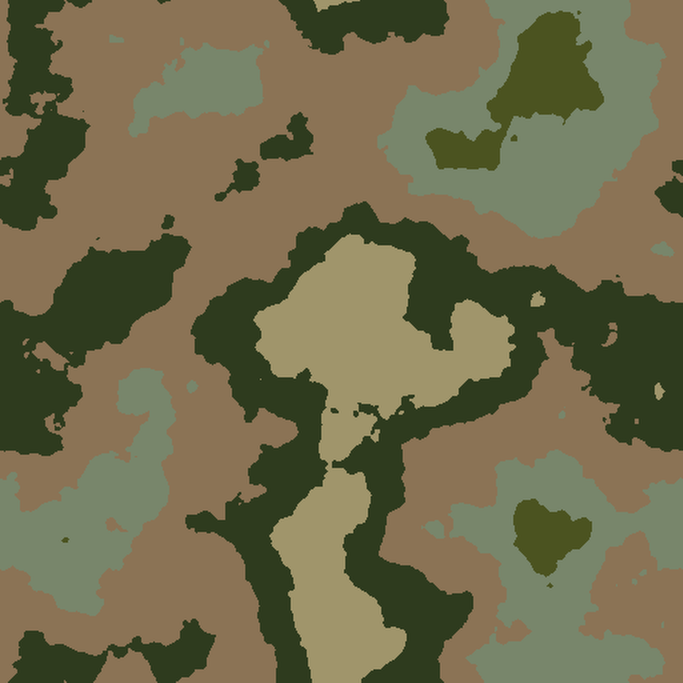
#> input picture example_patterns/pattern.png, 2048 x 2048 px (shown at 1/3 size); its folder holds only this picture in this run
$ python -i fitness.py   (imports and definitions only)   (older library calls are emulated)
#> lines starting #> are read from the running program, lines starting #| are printed output that depends on the picture
"""
Improved fitness functions for camouflage evaluation.

Enhancements:
- Color: global + local (patch-based)
- Texture: frequency-domain (radial FFT spectrum)
- Disruption:
    • edge misalignment (low correlation = good)
    • edge orientation divergence (distribution mismatch = good)
- Multi-scale evaluation
- Nonlinear aggregation (geometric mean)

All inputs: uint8 BGR NumPy arrays.
Outputs in [0, 1].
"""

from __future__ import annotations
import numpy as np
import cv2

EPS = 1e-8


# ─────────────────────────────────────────────────────────────
# Utilities
# ─────────────────────────────────────────────────────────────

# [4 lines left out: function _resize_match, not called in this run]


def _to_gray(img):
    return cv2.cvtColor(img, cv2.COLOR_BGR2GRAY)


def _safe_norm(x):
    s = np.sum(x)
    return x / (s + EPS)


# ─────────────────────────────────────────────────────────────
# Color (global + local)
# ─────────────────────────────────────────────────────────────

# [8 lines left out: function _lab_hist, not called in this run]


def _hist_intersection(h1, h2):
    return float(np.sum(np.minimum(h1, h2)))


# [77 lines left out: functions color_score, _fft_spectrum, _radial_profile, texture_score, not called in this run]


# ─────────────────────────────────────────────────────────────
# Disruption (edge + orientation)
# ─────────────────────────────────────────────────────────────

def _edge_map(gray):
    return cv2.Canny(gray, 50, 150).astype(np.float32) / 255.0


def _edge_orientation_hist(gray, bins=16):
    gx = cv2.Sobel(gray, cv2.CV_32F, 1, 0, ksize=3)
    gy = cv2.Sobel(gray, cv2.CV_32F, 0, 1, ksize=3)

    mag = np.sqrt(gx**2 + gy**2)
    ang = np.arctan2(gy, gx)  # [-pi, pi]

    # map to [0, pi] (orientation, not direction)
    ang = np.abs(ang)

    # weight by gradient magnitude
    hist, _ = np.histogram(
        ang,
        bins=bins,
        range=(0, np.pi),
        weights=mag
    )

    return _safe_norm(hist)


# [105 lines left out: functions disruption_score, _multi_scale, composite_fitness, not called in this run]

>>> import cv2
>>> picture = cv2.imread('../example_patterns/pattern.png', cv2.IMREAD_GRAYSCALE)
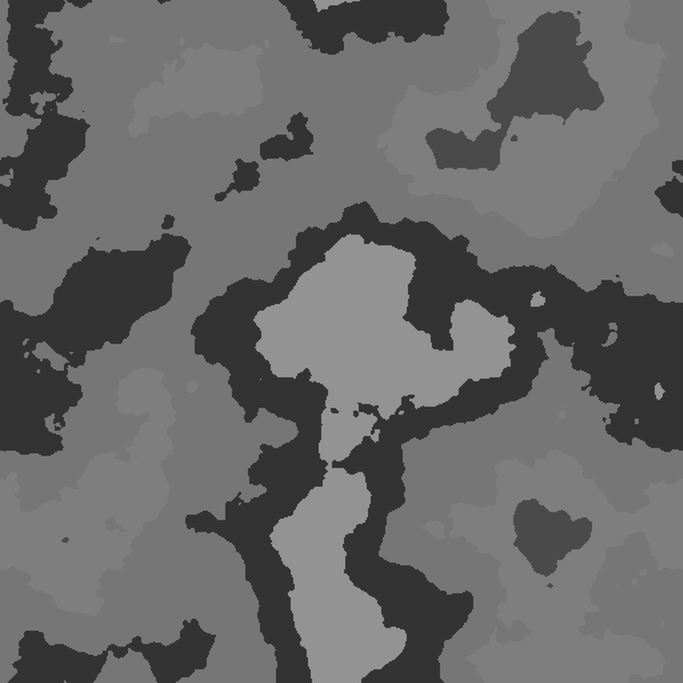
#> picture: shape (2048, 2048) (shown at 1/3 size); min 14, max 184, mean 104.1
>>> result = _edge_orientation_hist(picture)
#> in _edge_orientation_hist, `gx = cv2.Sobel(gray, cv2.CV_32F, 1, 0, ksize=3)`:
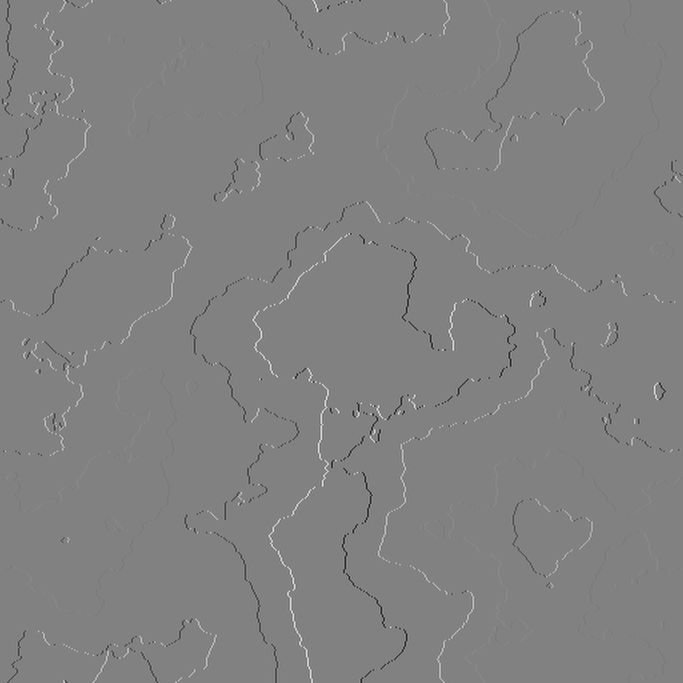
#> gx: shape (2048, 2048) float32 (shown at 1/3 size); min -281, max 271, mean 0; drawn with min black and max white
#> in _edge_orientation_hist, `gy = cv2.Sobel(gray, cv2.CV_32F, 0, 1, ksize=3)`:
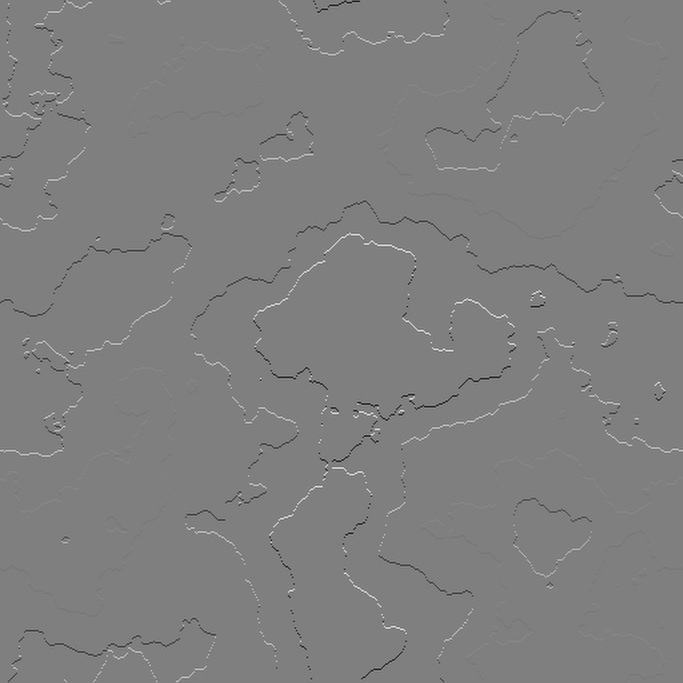
#> gy: shape (2048, 2048) float32 (shown at 1/3 size); min -266, max 266, mean 0; drawn with min black and max white
#> in _edge_orientation_hist, `mag = np.sqrt(gx**2 + gy**2)`:
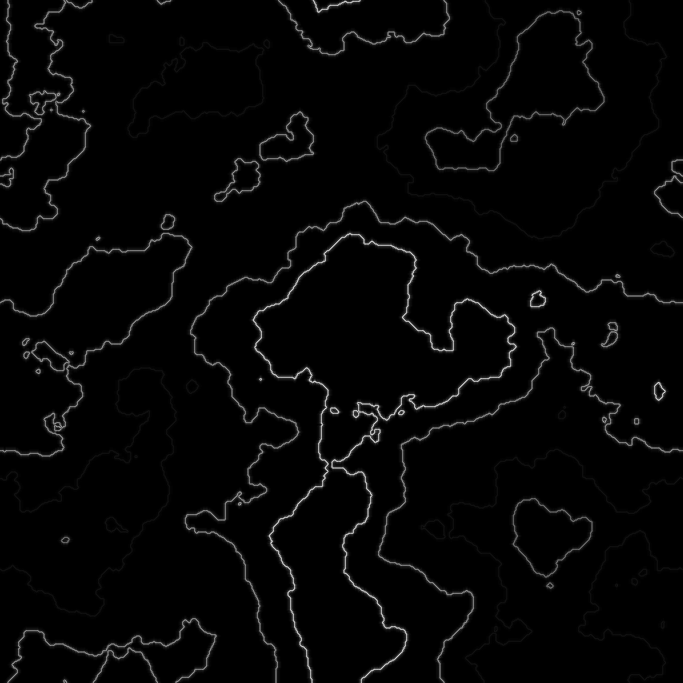
#> mag: shape (2048, 2048) float32 (shown at 1/3 size); min 0, max 286, mean 6.4; drawn with min black and max white
#> in _edge_orientation_hist, `ang = np.arctan2(gy, gx)`:
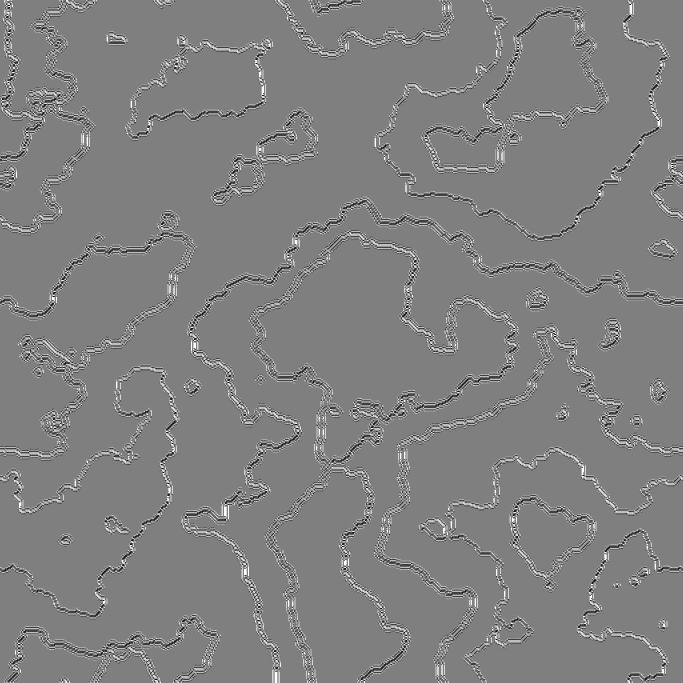
#> ang: shape (2048, 2048) float32 (shown at 1/3 size); min -3.14, max 3.14, mean 0.0332; drawn with min black and max white
#> in _edge_orientation_hist, `ang = np.abs(ang)`:
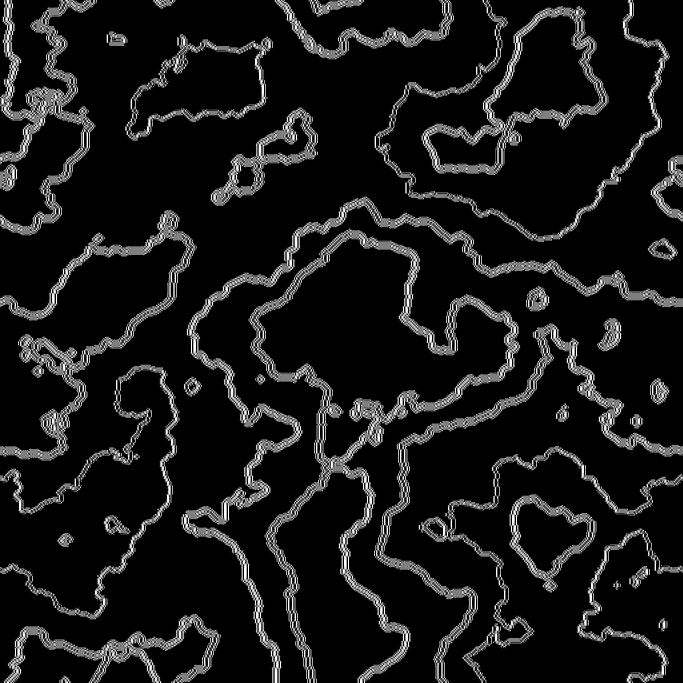
#> ang: shape (2048, 2048) float32 (shown at 1/3 size); min 0, max 3.14, mean 0.293; drawn with min black and max white
#> in _edge_orientation_hist, `hist, _ = np.histogram( ang, bins=bins, range=(0, np.pi), weights=mag )`: hist = [3005821, 998246.4, 1071471.5, 1284168.2, 1738015.5, 1118388.9, 1028806.3, 2509137.8, 3745916.5, 1044749.5, 1082235.8, 1252800.4, 1679201.5, 1105514.2, 1017117.1, 3036199.2]
#> in _safe_norm, `s = np.sum(x)`: s = 26717788
#> result = [0.113, 0.0374, 0.0401, 0.0481, 0.0651, 0.0419, 0.0385, 0.0939, 0.14, 0.0391, 0.0405, 0.0469, 0.0628, 0.0414, 0.0381, 0.114]
